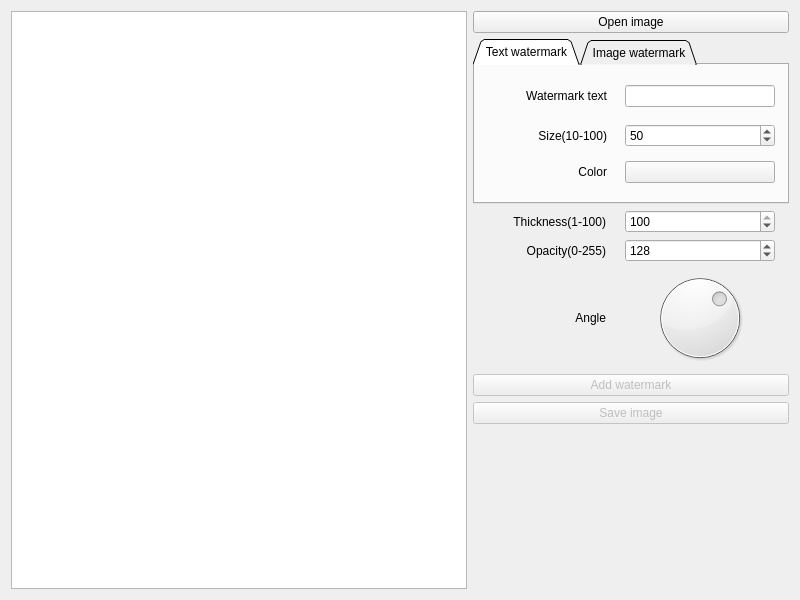
<?xml version="1.0" encoding="UTF-8"?>
<ui version="4.0">
 <class>NormalWatermarkWidget</class>
 <widget class="QWidget" name="NormalWatermarkWidget">
  <property name="geometry">
   <rect>
    <x>0</x>
    <y>0</y>
    <width>800</width>
    <height>600</height>
   </rect>
  </property>
  <property name="windowTitle">
   <string>Form</string>
  </property>
  <layout class="QHBoxLayout" name="horizontalLayout_2">
   <item>
    <widget class="View" name="imageView"/>
   </item>
   <item>
    <layout class="QVBoxLayout" name="verticalLayout_2">
     <item>
      <widget class="QPushButton" name="openButton">
       <property name="minimumSize">
        <size>
         <width>100</width>
         <height>0</height>
        </size>
       </property>
       <property name="text">
        <string>Open image</string>
       </property>
      </widget>
     </item>
     <item>
      <widget class="QTabWidget" name="tabWidget">
       <property name="sizePolicy">
        <sizepolicy hsizetype="Preferred" vsizetype="Expanding">
         <horstretch>0</horstretch>
         <verstretch>0</verstretch>
        </sizepolicy>
       </property>
       <property name="tabShape">
        <enum>QTabWidget::Triangular</enum>
       </property>
       <property name="currentIndex">
        <number>0</number>
       </property>
       <widget class="QWidget" name="textTab">
        <attribute name="title">
         <string>Text watermark</string>
        </attribute>
        <layout class="QVBoxLayout" name="verticalLayout">
         <property name="leftMargin">
          <number>0</number>
         </property>
         <property name="rightMargin">
          <number>0</number>
         </property>
         <item>
          <layout class="QHBoxLayout" name="horizontalLayout_8">
           <item>
            <widget class="QLabel" name="label_6">
             <property name="minimumSize">
              <size>
               <width>120</width>
               <height>28</height>
              </size>
             </property>
             <property name="maximumSize">
              <size>
               <width>120</width>
               <height>28</height>
              </size>
             </property>
             <property name="text">
              <string>Watermark text</string>
             </property>
             <property name="alignment">
              <set>Qt::AlignRight|Qt::AlignTrailing|Qt::AlignVCenter</set>
             </property>
            </widget>
           </item>
           <item>
            <widget class="QLineEdit" name="textLineEdit">
             <property name="sizePolicy">
              <sizepolicy hsizetype="Preferred" vsizetype="Fixed">
               <horstretch>0</horstretch>
               <verstretch>0</verstretch>
              </sizepolicy>
             </property>
             <property name="minimumSize">
              <size>
               <width>150</width>
               <height>0</height>
              </size>
             </property>
             <property name="maximumSize">
              <size>
               <width>150</width>
               <height>16777215</height>
              </size>
             </property>
             <property name="placeholderText">
              <string/>
             </property>
            </widget>
           </item>
          </layout>
         </item>
         <item>
          <layout class="QHBoxLayout" name="horizontalLayout_9">
           <item>
            <widget class="QLabel" name="label_7">
             <property name="minimumSize">
              <size>
               <width>120</width>
               <height>0</height>
              </size>
             </property>
             <property name="maximumSize">
              <size>
               <width>120</width>
               <height>16777215</height>
              </size>
             </property>
             <property name="text">
              <string>Size(10-100)</string>
             </property>
             <property name="alignment">
              <set>Qt::AlignRight|Qt::AlignTrailing|Qt::AlignVCenter</set>
             </property>
            </widget>
           </item>
           <item>
            <widget class="QSpinBox" name="sizeSpinBox">
             <property name="sizePolicy">
              <sizepolicy hsizetype="Minimum" vsizetype="Fixed">
               <horstretch>0</horstretch>
               <verstretch>0</verstretch>
              </sizepolicy>
             </property>
             <property name="minimumSize">
              <size>
               <width>150</width>
               <height>0</height>
              </size>
             </property>
             <property name="maximumSize">
              <size>
               <width>150</width>
               <height>16777215</height>
              </size>
             </property>
             <property name="minimum">
              <number>10</number>
             </property>
             <property name="maximum">
              <number>100</number>
             </property>
             <property name="value">
              <number>50</number>
             </property>
            </widget>
           </item>
          </layout>
         </item>
         <item>
          <layout class="QHBoxLayout" name="horizontalLayout_11">
           <item>
            <widget class="QLabel" name="label_9">
             <property name="minimumSize">
              <size>
               <width>120</width>
               <height>0</height>
              </size>
             </property>
             <property name="maximumSize">
              <size>
               <width>120</width>
               <height>16777215</height>
              </size>
             </property>
             <property name="text">
              <string>Color</string>
             </property>
             <property name="alignment">
              <set>Qt::AlignRight|Qt::AlignTrailing|Qt::AlignVCenter</set>
             </property>
            </widget>
           </item>
           <item>
            <widget class="QPushButton" name="colorButton">
             <property name="sizePolicy">
              <sizepolicy hsizetype="Minimum" vsizetype="Fixed">
               <horstretch>0</horstretch>
               <verstretch>0</verstretch>
              </sizepolicy>
             </property>
             <property name="minimumSize">
              <size>
               <width>150</width>
               <height>0</height>
              </size>
             </property>
             <property name="maximumSize">
              <size>
               <width>150</width>
               <height>16777215</height>
              </size>
             </property>
             <property name="autoFillBackground">
              <bool>true</bool>
             </property>
             <property name="text">
              <string/>
             </property>
            </widget>
           </item>
          </layout>
         </item>
        </layout>
       </widget>
       <widget class="QWidget" name="imageTab">
        <attribute name="title">
         <string>Image watermark</string>
        </attribute>
        <layout class="QVBoxLayout" name="verticalLayout_3">
         <property name="leftMargin">
          <number>0</number>
         </property>
         <property name="rightMargin">
          <number>0</number>
         </property>
         <item>
          <layout class="QHBoxLayout" name="horizontalLayout_13">
           <item>
            <widget class="QLabel" name="label_12">
             <property name="sizePolicy">
              <sizepolicy hsizetype="Fixed" vsizetype="Preferred">
               <horstretch>0</horstretch>
               <verstretch>0</verstretch>
              </sizepolicy>
             </property>
             <property name="minimumSize">
              <size>
               <width>120</width>
               <height>28</height>
              </size>
             </property>
             <property name="maximumSize">
              <size>
               <width>120</width>
               <height>28</height>
              </size>
             </property>
             <property name="text">
              <string>Watermark image</string>
             </property>
             <property name="alignment">
              <set>Qt::AlignRight|Qt::AlignTrailing|Qt::AlignVCenter</set>
             </property>
            </widget>
           </item>
           <item>
            <widget class="QLineEdit" name="watermarkImageLineEdit">
             <property name="sizePolicy">
              <sizepolicy hsizetype="Preferred" vsizetype="Fixed">
               <horstretch>0</horstretch>
               <verstretch>0</verstretch>
              </sizepolicy>
             </property>
             <property name="minimumSize">
              <size>
               <width>150</width>
               <height>0</height>
              </size>
             </property>
             <property name="maximumSize">
              <size>
               <width>150</width>
               <height>16777215</height>
              </size>
             </property>
             <property name="readOnly">
              <bool>true</bool>
             </property>
             <property name="placeholderText">
              <string/>
             </property>
            </widget>
           </item>
           <item>
            <widget class="QPushButton" name="pushButton">
             <property name="sizePolicy">
              <sizepolicy hsizetype="Fixed" vsizetype="Fixed">
               <horstretch>0</horstretch>
               <verstretch>0</verstretch>
              </sizepolicy>
             </property>
             <property name="minimumSize">
              <size>
               <width>30</width>
               <height>0</height>
              </size>
             </property>
             <property name="maximumSize">
              <size>
               <width>30</width>
               <height>16777215</height>
              </size>
             </property>
             <property name="text">
              <string>...</string>
             </property>
            </widget>
           </item>
          </layout>
         </item>
         <item>
          <layout class="QHBoxLayout" name="horizontalLayout_14">
           <item>
            <widget class="QLabel" name="label_13">
             <property name="minimumSize">
              <size>
               <width>120</width>
               <height>0</height>
              </size>
             </property>
             <property name="maximumSize">
              <size>
               <width>120</width>
               <height>16777215</height>
              </size>
             </property>
             <property name="text">
              <string>Scale(0.1-10)</string>
             </property>
             <property name="alignment">
              <set>Qt::AlignRight|Qt::AlignTrailing|Qt::AlignVCenter</set>
             </property>
            </widget>
           </item>
           <item>
            <widget class="QDoubleSpinBox" name="scaleSpinBox">
             <property name="decimals">
              <number>1</number>
             </property>
             <property name="minimum">
              <double>0.100000000000000</double>
             </property>
             <property name="maximum">
              <double>10.000000000000000</double>
             </property>
             <property name="singleStep">
              <double>0.100000000000000</double>
             </property>
             <property name="value">
              <double>1.000000000000000</double>
             </property>
            </widget>
           </item>
          </layout>
         </item>
        </layout>
       </widget>
      </widget>
     </item>
     <item>
      <layout class="QHBoxLayout" name="horizontalLayout_10">
       <item>
        <widget class="QLabel" name="label_8">
         <property name="minimumSize">
          <size>
           <width>120</width>
           <height>0</height>
          </size>
         </property>
         <property name="maximumSize">
          <size>
           <width>120</width>
           <height>16777215</height>
          </size>
         </property>
         <property name="text">
          <string>Thickness(1-100)</string>
         </property>
         <property name="alignment">
          <set>Qt::AlignRight|Qt::AlignTrailing|Qt::AlignVCenter</set>
         </property>
        </widget>
       </item>
       <item>
        <widget class="QSpinBox" name="thicknessSpinBox">
         <property name="sizePolicy">
          <sizepolicy hsizetype="Minimum" vsizetype="Fixed">
           <horstretch>0</horstretch>
           <verstretch>0</verstretch>
          </sizepolicy>
         </property>
         <property name="minimumSize">
          <size>
           <width>150</width>
           <height>0</height>
          </size>
         </property>
         <property name="maximumSize">
          <size>
           <width>150</width>
           <height>16777215</height>
          </size>
         </property>
         <property name="minimum">
          <number>1</number>
         </property>
         <property name="maximum">
          <number>100</number>
         </property>
         <property name="value">
          <number>100</number>
         </property>
        </widget>
       </item>
      </layout>
     </item>
     <item>
      <layout class="QHBoxLayout" name="horizontalLayout">
       <item>
        <widget class="QLabel" name="label_11">
         <property name="minimumSize">
          <size>
           <width>120</width>
           <height>0</height>
          </size>
         </property>
         <property name="maximumSize">
          <size>
           <width>120</width>
           <height>16777215</height>
          </size>
         </property>
         <property name="text">
          <string>Opacity(0-255)</string>
         </property>
         <property name="alignment">
          <set>Qt::AlignRight|Qt::AlignTrailing|Qt::AlignVCenter</set>
         </property>
        </widget>
       </item>
       <item>
        <widget class="QSpinBox" name="opacitySpinBox">
         <property name="sizePolicy">
          <sizepolicy hsizetype="Minimum" vsizetype="Fixed">
           <horstretch>0</horstretch>
           <verstretch>0</verstretch>
          </sizepolicy>
         </property>
         <property name="minimumSize">
          <size>
           <width>150</width>
           <height>0</height>
          </size>
         </property>
         <property name="maximumSize">
          <size>
           <width>150</width>
           <height>16777215</height>
          </size>
         </property>
         <property name="minimum">
          <number>0</number>
         </property>
         <property name="maximum">
          <number>255</number>
         </property>
         <property name="value">
          <number>128</number>
         </property>
        </widget>
       </item>
      </layout>
     </item>
     <item>
      <layout class="QHBoxLayout" name="horizontalLayout_12">
       <item>
        <widget class="QLabel" name="label_10">
         <property name="minimumSize">
          <size>
           <width>120</width>
           <height>0</height>
          </size>
         </property>
         <property name="maximumSize">
          <size>
           <width>120</width>
           <height>16777215</height>
          </size>
         </property>
         <property name="text">
          <string>Angle</string>
         </property>
         <property name="alignment">
          <set>Qt::AlignRight|Qt::AlignTrailing|Qt::AlignVCenter</set>
         </property>
        </widget>
       </item>
       <item>
        <widget class="QDial" name="angleDial">
         <property name="sizePolicy">
          <sizepolicy hsizetype="Preferred" vsizetype="Fixed">
           <horstretch>0</horstretch>
           <verstretch>0</verstretch>
          </sizepolicy>
         </property>
         <property name="minimumSize">
          <size>
           <width>150</width>
           <height>0</height>
          </size>
         </property>
         <property name="maximumSize">
          <size>
           <width>150</width>
           <height>16777215</height>
          </size>
         </property>
         <property name="maximum">
          <number>359</number>
         </property>
         <property name="singleStep">
          <number>10</number>
         </property>
         <property name="value">
          <number>225</number>
         </property>
         <property name="sliderPosition">
          <number>225</number>
         </property>
         <property name="invertedAppearance">
          <bool>false</bool>
         </property>
         <property name="wrapping">
          <bool>true</bool>
         </property>
         <property name="notchTarget">
          <double>5.000000000000000</double>
         </property>
         <property name="notchesVisible">
          <bool>false</bool>
         </property>
        </widget>
       </item>
      </layout>
     </item>
     <item>
      <widget class="QPushButton" name="addWatermarkButton">
       <property name="enabled">
        <bool>false</bool>
       </property>
       <property name="minimumSize">
        <size>
         <width>100</width>
         <height>0</height>
        </size>
       </property>
       <property name="text">
        <string>Add watermark</string>
       </property>
      </widget>
     </item>
     <item>
      <widget class="QPushButton" name="saveButton">
       <property name="enabled">
        <bool>false</bool>
       </property>
       <property name="minimumSize">
        <size>
         <width>100</width>
         <height>0</height>
        </size>
       </property>
       <property name="text">
        <string>Save image</string>
       </property>
      </widget>
     </item>
     <item>
      <spacer name="verticalSpacer_2">
       <property name="orientation">
        <enum>Qt::Vertical</enum>
       </property>
       <property name="sizeHint" stdset="0">
        <size>
         <width>20</width>
         <height>40</height>
        </size>
       </property>
      </spacer>
     </item>
    </layout>
   </item>
  </layout>
 </widget>
 <customwidgets>
  <customwidget>
   <class>View</class>
   <extends>QGraphicsView</extends>
   <header>view.h</header>
  </customwidget>
 </customwidgets>
 <resources/>
 <connections/>
</ui>
